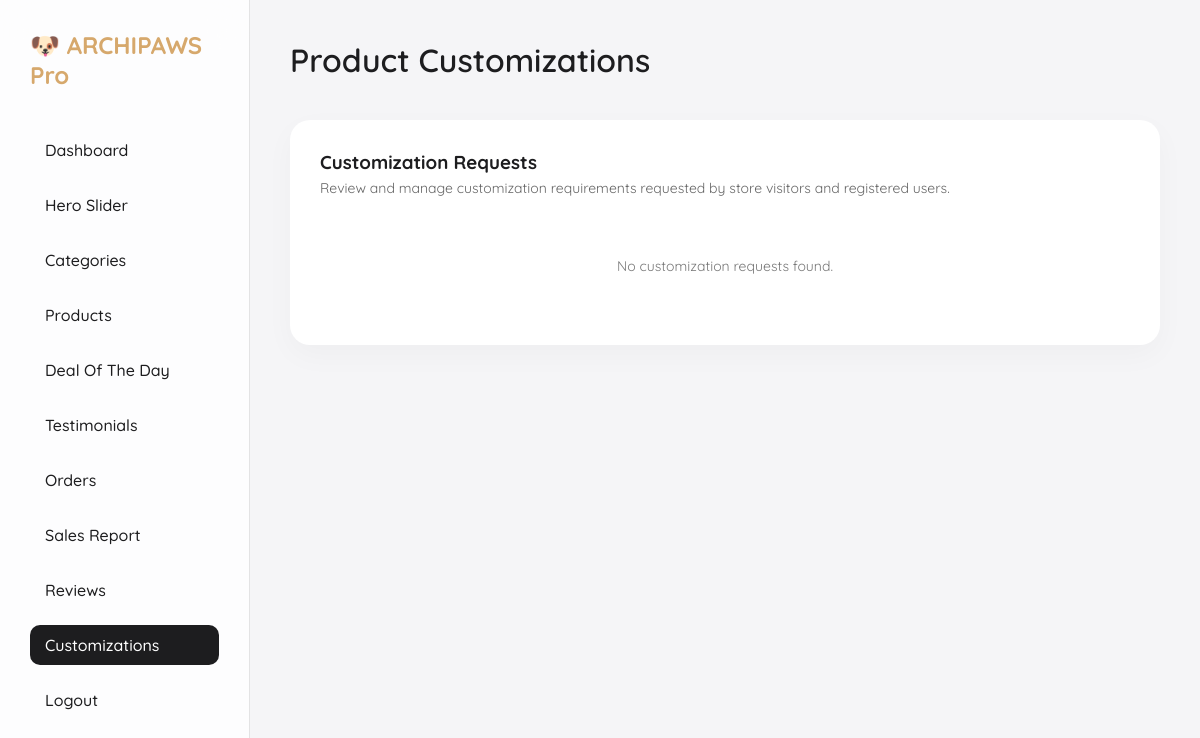
Page /admin/customizations.php (signed in) on the earlier database version.
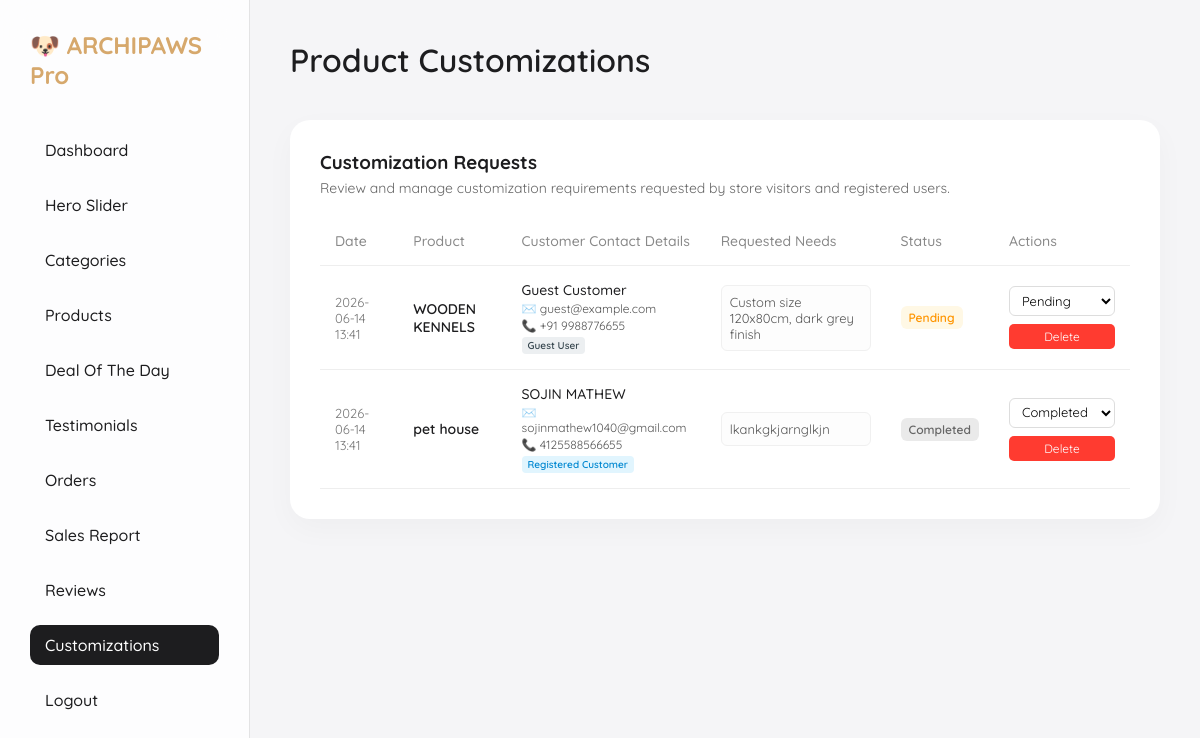
Same page on the later database version.
### tables this page shows
CREATE TABLE `product_customizations` (
  `id` int(11) NOT NULL AUTO_INCREMENT,
  `product_id` int(11) NOT NULL,
  `user_id` int(11) DEFAULT NULL,
  `customer_name` varchar(255) NOT NULL,
  `customer_email` varchar(255) NOT NULL,
  `customer_phone` varchar(50) NOT NULL,
  `customization_details` text NOT NULL,
  `status` varchar(50) DEFAULT 'Pending',
  `created_at` timestamp NOT NULL DEFAULT current_timestamp(),
  PRIMARY KEY (`id`),
  KEY `product_id` (`product_id`),
  KEY `user_id` (`user_id`),
  CONSTRAINT `product_customizations_ibfk_1` FOREIGN KEY (`product_id`) REFERENCES `products` (`id`) ON DELETE CASCADE,
  CONSTRAINT `product_customizations_ibfk_2` FOREIGN KEY (`user_id`) REFERENCES `users` (`id`) ON DELETE SET NULL
);

CREATE TABLE `products` (
  `id` int(11) NOT NULL AUTO_INCREMENT,
  `title` varchar(255) NOT NULL,
  `description` text DEFAULT NULL,
  `price` decimal(10,2) NOT NULL,
  `old_price` decimal(10,2) DEFAULT NULL,
  `category` varchar(100) DEFAULT NULL,
  `badge` varchar(50) DEFAULT NULL,
  `rating` int(11) DEFAULT 5,
  `stock_status` varchar(50) DEFAULT 'In Stock',
  `stock_quantity` int(11) DEFAULT 10,
  `created_at` timestamp NOT NULL DEFAULT current_timestamp(),
  `is_trending` tinyint(1) DEFAULT 0,
  PRIMARY KEY (`id`)
);

### admin/customizations.php (the view, shortened to what the changed rows need)
<?php
require_once '../db.php';
try {
    $stmt = $pdo->query("SELECT c.*, p.title AS product_title FROM product_customizations c JOIN products p ON c.product_id = p.id ORDER BY c.created_at DESC");
    $customizations = $stmt->fetchAll(PDO::FETCH_ASSOC);
} catch (PDOException $e) {
    $customizations = [];
    $error = "Error fetching customizations: " . $e->getMessage();
}
?>
<!DOCTYPE html>
<html>
<head>
    <link rel="stylesheet" href="assets/admin.css">
</head>
<body>
    <div class="admin-container">
        <div class="sidebar">
            <h2>🐶 ARCHIPAWS Pro</h2>
        </div>
        <div class="main-content">
            <div class="header-top">
                <h1>Product Customizations</h1>
            </div>
            <div class="card">
                <h3>Customization Requests</h3>
                <p style="color:#666; margin-top:5px; font-size: 14px; margin-bottom: 20px;">Review and manage customization requirements requested by store visitors and registered users.</p>
                <?php if (!empty($customizations)): ?>
                    <table>
                        <thead>
                            <tr>
                                <th>Date</th>
                                <th>Product</th>
                                <th>Customer Contact Details</th>
                                <th>Requested Needs</th>
                                <th>Status</th>
                                <th>Actions</th>
                            </tr>
                        </thead>
                        <tbody>
                            <?php foreach ($customizations as $cust): ?>
                                <?php
                                    $badge_class = 'badge-pending';
                                    if ($cust['status'] === 'Contacted') $badge_class = 'badge-contacted';
                                    elseif ($cust['status'] === 'In Progress') $badge_class = 'badge-inprogress';
                                    elseif ($cust['status'] === 'Completed') $badge_class = 'badge-completed';
                                ?>
                                <tr>
                                    <td style="font-size: 13px; color: #777;">
                                        <?= date('Y-m-d H:i', strtotime($cust['created_at'])) ?>
                                    </td>
                                    <td style="font-weight: 600; font-size: 14px;">
                                        <a href="../product.php?id=<?= $cust['product_id'] ?>" target="_blank" style="color: #1d1d1f; text-decoration: none;">
                                            <?= htmlspecialchars($cust['product_title']) ?>
                                        </a>
                                    </td>
                                    <td>
                                        <div style="font-size: 14px; font-weight: 500;"><?= htmlspecialchars($cust['customer_name']) ?></div>
                                        <div style="font-size: 12px; color: #555; margin-top: 2px;">✉️ <?= htmlspecialchars($cust['customer_email']) ?></div>
                                        <div style="font-size: 12px; color: #555; margin-top: 2px;">📞 <?= htmlspecialchars($cust['customer_phone']) ?></div>
                                        <?php if ($cust['user_id']): ?>
                                            <span style="font-size: 10px; background: #e1f5fe; color: #0288d1; padding: 2px 6px; border-radius: 4px; display: inline-block; margin-top: 4px; font-weight: 600;">Registered Customer</span>
                                        <?php else: ?>
                                            <span style="font-size: 10px; background: #eceff1; color: #37474f; padding: 2px 6px; border-radius: 4px; display: inline-block; margin-top: 4px; font-weight: 600;">Guest User</span>
                                        <?php endif; ?>
                                    </td>
                                    <td>
                                        <div class="cust-details-text"><?= htmlspecialchars($cust['customization_details']) ?></div>
                                    </td>
                                    <td>
                                        <span class="badge <?= $badge_class ?>"><?= htmlspecialchars($cust['status']) ?></span>
                                    </td>
                                    <td>
                                        <div style="display: flex; flex-direction: column; gap: 8px;">
                                            <form method="POST" class="status-form">
                                                <select name="status" class="status-select" onchange="this.form.submit()">
                                                    <option value="Pending" <?= $cust['status'] === 'Pending' ? 'selected' : '' ?>>Pending</option>
                                                    <option value="Completed" <?= $cust['status'] === 'Completed' ? 'selected' : '' ?>>Completed</option>
                                                </select>
                                            </form>
                                            <form method="POST" onsubmit="return confirm('Are you sure you want to delete this request?');">
                                                <button type="submit" class="btn-danger" style="width: 100%; text-align: center;">Delete</button>
                                            </form>
                                        </div>
                                    </td>
                                </tr>
                            <?php endforeach; ?>
                        </tbody>
                    </table>
                <?php else: ?>
                    <p style="color: #777; font-size: 14px; text-align: center; padding: 40px 0;">No customization requests found.</p>
                <?php endif; ?>
            </div>
        </div>
    </div>
</body>
</html>

Differences in the rows shown:
added product_customizations: created_at "2026-06-14 13:41", product.title "WOODEN KENNELS", customer_name "Guest Customer", customer_email "guest@example.com", customer_phone "+91 9988776655", shows "Guest User", customization_details "Custom size 120x80cm, dark grey finish", status "Pending"
added product_customizations: created_at "2026-06-14 13:41", product.title "pet house", customer_name "SOJIN MATHEW", customer_email "sojinmathew1040@gmail.com", customer_phone "4125588566655", shows "Registered Customer", customization_details "lkankgkjarnglkjn", status "Completed"
Other differences:
text no longer shown: "No customization requests found."
text now shown: "Date Product Customer Contact Details Requested Needs Status Actions"
